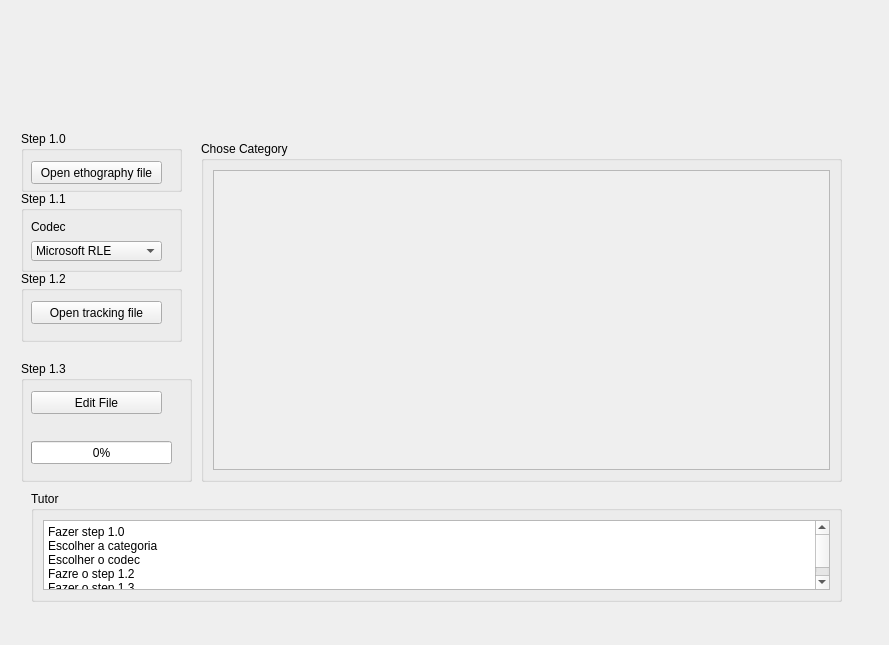
<?xml version="1.0" encoding="UTF-8"?>
<ui version="4.0">
 <class>telaFluxoComportamental</class>
 <widget class="QWidget" name="telaFluxoComportamental">
  <property name="geometry">
   <rect>
    <x>0</x>
    <y>0</y>
    <width>889</width>
    <height>645</height>
   </rect>
  </property>
  <property name="windowTitle">
   <string>Build a behavioral-sample video</string>
  </property>
  <layout class="QVBoxLayout" name="verticalLayout_3">
   <item>
    <widget class="QStackedWidget" name="stackedWidget">
     <widget class="QWidget" name="page">
      <widget class="QGroupBox" name="groupBox">
       <property name="geometry">
        <rect>
         <x>20</x>
         <y>480</y>
         <width>811</width>
         <height>111</height>
        </rect>
       </property>
       <property name="title">
        <string>Tutor</string>
       </property>
       <layout class="QVBoxLayout" name="verticalLayout_4">
        <item>
         <widget class="QPlainTextEdit" name="plainTextEdit">
          <property name="plainText">
           <string>Fazer step 1.0
Escolher a categoria
Escolher o codec
Fazre o step 1.2
Fazer o step 1.3</string>
          </property>
         </widget>
        </item>
       </layout>
      </widget>
      <widget class="QGroupBox" name="groupBox_4">
       <property name="geometry">
        <rect>
         <x>10</x>
         <y>350</y>
         <width>171</width>
         <height>121</height>
        </rect>
       </property>
       <property name="title">
        <string>Step 1.3</string>
       </property>
       <widget class="QPushButton" name="pbSaveFile">
        <property name="geometry">
         <rect>
          <x>10</x>
          <y>30</y>
          <width>131</width>
          <height>23</height>
         </rect>
        </property>
        <property name="text">
         <string>Edit File</string>
        </property>
       </widget>
       <widget class="QProgressBar" name="progressBar">
        <property name="geometry">
         <rect>
          <x>10</x>
          <y>80</y>
          <width>141</width>
          <height>23</height>
         </rect>
        </property>
        <property name="value">
         <number>0</number>
        </property>
       </widget>
      </widget>
      <widget class="QGroupBox" name="groupBox_2">
       <property name="geometry">
        <rect>
         <x>190</x>
         <y>130</y>
         <width>641</width>
         <height>341</height>
        </rect>
       </property>
       <property name="title">
        <string>Chose Category</string>
       </property>
       <layout class="QVBoxLayout" name="verticalLayout">
        <item>
         <widget class="QScrollArea" name="scrollArea">
          <property name="widgetResizable">
           <bool>true</bool>
          </property>
          <widget class="QWidget" name="scrollAreaWidgetContents">
           <property name="geometry">
            <rect>
             <x>0</x>
             <y>0</y>
             <width>615</width>
             <height>302</height>
            </rect>
           </property>
           <layout class="QVBoxLayout" name="verticalLayout_2">
            <item>
             <widget class="QWidget" name="widCatego" native="true"/>
            </item>
           </layout>
          </widget>
         </widget>
        </item>
       </layout>
      </widget>
      <widget class="QGroupBox" name="groupBox_5">
       <property name="geometry">
        <rect>
         <x>10</x>
         <y>180</y>
         <width>161</width>
         <height>81</height>
        </rect>
       </property>
       <property name="title">
        <string>Step 1.1</string>
       </property>
       <widget class="QComboBox" name="comboBoX">
        <property name="geometry">
         <rect>
          <x>10</x>
          <y>50</y>
          <width>131</width>
          <height>20</height>
         </rect>
        </property>
        <item>
         <property name="text">
          <string>Microsoft RLE</string>
         </property>
        </item>
        <item>
         <property name="text">
          <string>Microsoft Video1</string>
         </property>
        </item>
        <item>
         <property name="text">
          <string>Intel IYUV codec</string>
         </property>
        </item>
        <item>
         <property name="text">
          <string>Cinepack Codec by radius</string>
         </property>
        </item>
        <item>
         <property name="text">
          <string>Lagarith Lossles Codec</string>
         </property>
        </item>
        <item>
         <property name="text">
          <string>H264</string>
         </property>
        </item>
        <item>
         <property name="text">
          <string>XVid</string>
         </property>
        </item>
        <item>
         <property name="text">
          <string>ffdshow Video Codec</string>
         </property>
        </item>
        <item>
         <property name="text">
          <string>H264</string>
         </property>
        </item>
       </widget>
       <widget class="QLabel" name="label_26">
        <property name="geometry">
         <rect>
          <x>10</x>
          <y>28</y>
          <width>51</width>
          <height>16</height>
         </rect>
        </property>
        <property name="text">
         <string>Codec</string>
        </property>
       </widget>
      </widget>
      <widget class="QGroupBox" name="groupBox_3">
       <property name="geometry">
        <rect>
         <x>10</x>
         <y>120</y>
         <width>161</width>
         <height>61</height>
        </rect>
       </property>
       <property name="title">
        <string>Step 1.0</string>
       </property>
       <widget class="QPushButton" name="pbAnaliseFile">
        <property name="geometry">
         <rect>
          <x>10</x>
          <y>30</y>
          <width>131</width>
          <height>23</height>
         </rect>
        </property>
        <property name="text">
         <string>Open ethography file</string>
        </property>
       </widget>
      </widget>
      <widget class="QGroupBox" name="groupBox_6">
       <property name="geometry">
        <rect>
         <x>10</x>
         <y>260</y>
         <width>161</width>
         <height>71</height>
        </rect>
       </property>
       <property name="title">
        <string>Step 1.2</string>
       </property>
       <widget class="QPushButton" name="pbOpenTCCM">
        <property name="geometry">
         <rect>
          <x>10</x>
          <y>30</y>
          <width>131</width>
          <height>23</height>
         </rect>
        </property>
        <property name="text">
         <string>Open tracking file</string>
        </property>
       </widget>
      </widget>
      <widget class="QLabel" name="label_2">
       <property name="geometry">
        <rect>
         <x>20</x>
         <y>20</y>
         <width>821</width>
         <height>91</height>
        </rect>
       </property>
       <property name="text">
        <string/>
       </property>
       <property name="pixmap">
        <pixmap resource="resourcefile.qrc">:/icons/ethowatcher_logo_os.png</pixmap>
       </property>
       <property name="scaledContents">
        <bool>true</bool>
       </property>
      </widget>
     </widget>
     <widget class="QWidget" name="page_2"/>
    </widget>
   </item>
  </layout>
 </widget>
 <resources>
  <include location="resourcefile.qrc"/>
 </resources>
 <connections/>
</ui>
